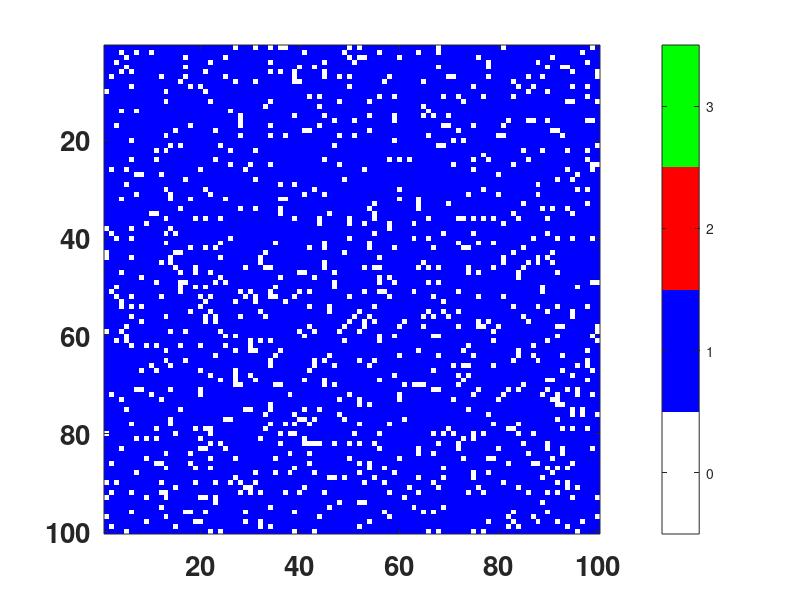
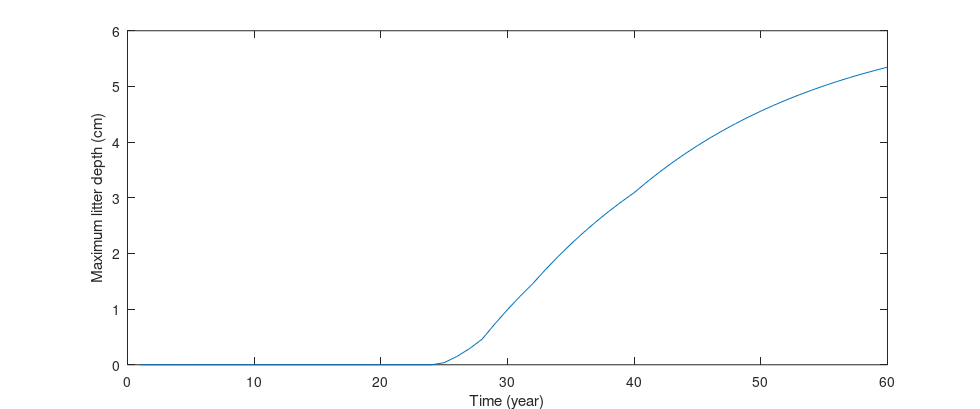
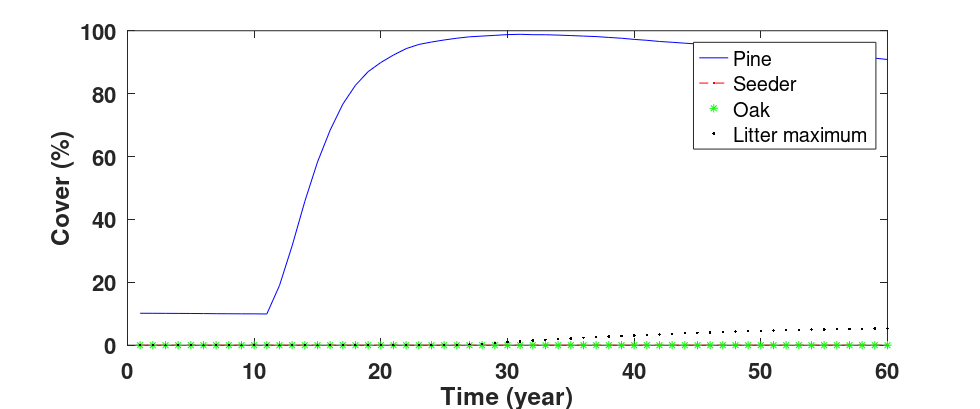

The MATLAB source for these figures, in order:
%Model PT fire
%CASCADE project
%Asynchronous CA
%Vasques et al. 2014-2015 (model development)
%PROBABILITY MARA'S - MODIFIED FROM ALAIN'S
% ------------------------------------------------------------------------

close all
clear all

%Parameter values
%-------------------------------------------------------------------------
%PER SPECIES

%%% PINE
AgeMP=10;                 % Age of maturity pine %start at 6 and regularly 10-15 % in Cronk and Fuller, 1995 [year]
%SeedFP=1000;             % Seed production per pine mature tree number of seeds per cone (63)* cone per tree (15) Vega et al 2008
SeedFP=100;               % Reduced in 10 times as in Quercus
LSP= 100;                 % Life span of pine % in "practices centro pinus" [year]
canopyBank=0.5;           % Percent of the seeds that are stored in the canopy maybe reduce it too many pines
ReleaseSeeds=0;           % Pine seeds in the canopy that are released after the fire% not used in the current version
SBP1=0;                   % !SBP1 and SBP2 are only ways of initializing the seed bank every year
SBP2=0;
SBPC=0;                   % Initialization seed bank pine canopy
Pine=0;                   % will count the number of cells with pine

%%% SEEDER
AgeMS=3;                  % Age of maturity seeder % field obs Calluna 1 [year]; Cistus 3 years ref
SeedFS=100;
%SeedFS=1000;             % Seed production per plant/occupied cell approx value ADJUST
LSS=30;                   % Life span calluna % in woodland education centre [year]
Seeder=0;                 % will count the number of cells with seeder

%%% OAK
%AgeMO=50;                % Age of maturity % Kew % [year]% !Pausas 1999 has maturity = 15!
AgeMO=20;                 % According to Ramon an oak can produce acorns after 15-20 years
%SeedFQ=12;               % Seed production oak per occupied cell - 120 acorns per tree refered in Martin?k et al. 2014% [n/m2/year]
SeedFQ=10;
%SeedFQ=5;                % Oak does not produce seeds, it creates a reserve of saplings in the understory
BirdSeedN=0;
%BirdSeedN=5;             % Annual seed input by birds - average values Q. suber Pons and Pausas 2007 50seeds per hectar - this value depends on surrounding populations
%BirdSeedN=5000;              % to experiment
RespAge=1;                % ONLY OAKS OLDER THAN THIS AGE CAN RESPROUT
%RespAge=10;              % RESPROUT ABILITY at X years - for experiments

%LSO= 1000;               % Life span quercus robur % in forestar;
LSO=500;                  % this was reduced by half to be more realistic (also in the calculations of mortality)
Oak=0;                    % will count the number of cells with oak

%LITTER RELATED
minG= [0 0 0.3];          % minimum germination first pine second seeder third oak
maxG= [0.9 0.9 0.9];      % maximum germination first pine second seeder third oak
ProbPZeroL=0.7;           % Germination probability for pine when litter=0 cm
LitThreshP=3;             % Litter threshold for Pine above which ~no germination (cm)
LitThreshS=2;             % Litter threshold for seeders above which ~no germination (cm)
lrate=0.08;               % Indication from literature: rate of litter deposition [cm/year] Fernandes et al 2004 have 0.42; Indication from Ramon: after 20-30 litter stabilizes 
eflit=1-0.06;             % effective litter: if 0.90 then 0.10 of the total litter is decomposed - estimated value not from literature
%lrate=0.05
ProbL=[0 0 0];            % probability of germination due to litter (first pine second seeder third oak)
amp=[0.3 0.3 0];          % amplitude of curve interaction with litter
Litter=0;                 % to sum the number of cells with litter
LitOn=1;                  % switch for litter on/off
lconv=0.5*ones(3,3);lconv(2,2)=1; %convolution matrix for the litter around pine

% GENERAL
ProbG=[0 0 0];            % probability of germination first pine second seeder third oak
ProbS= [0 0 0];           % to calculate probability based on seed prod
est= [10 100 2];         % max number of seedlings per cell CCD field from which we inferred a probability of establishment in one cell
%est= [7 400 7];          % infered probability of establishment for ProbS

SeedLoss= [0 0.10 1];     % rate seed loss soil seed bank 1 pine 2 seeder 3 oak
nrsp=length(ProbG);                   % number of species used in the model - to put in the prob expression
mort=1./[LSP,LSS,LSO];    % MORTALITY of pine, seeder, oak = 1/lifespan
AR= [0,0,0,1];            % Ability to resprout: first element is fake (bare soil); pine=0, seeder=0, oak=1;

D=0;                      % initialization of disturbance

% CONTROL CONSTANTS AND VARIABLES
StartTime= 0;             % [year]
EndTime= 60;            % [year]
StoreTime = 1;            % [year]

dt=1;                     % [year]
m= 100;                   % for size of lattice [meter]

Time = StartTime;
NrStore = 1;
StoreStep = StoreTime;
StorePine=zeros(EndTime,1);
StoreSeeder=zeros(EndTime,1);
StoreOak=zeros(EndTime,1);
StoreLitter=zeros(EndTime,1);
VectorTime=zeros(EndTime,1);

%%%------------------------------------------------------------------------
%%%INICIALIZATION OF THE MATRICES

%TC - Type of Cover: 1- pine; 2- seeder; 3- oak; Age- plant age; SB- Seed Bank); Lit- Litter
% -------------------------------------------------------------------------
TC= zeros(m,m);           % Creates a matrix of size m*m filled with zeros
Age= zeros(m,m);          % Creates a matrix of size m*m filled with zeros
Lit= zeros(m+2,m+2);      % Creates a matrix of size (m+2)*(m+2) filled with zeros - the borders should be excluded in stats done with litter
z= 8;                     % Number of neighbours
PosQSeed=zeros(m,m);      % NUMBER OF QUERCUS SEEDS PER CELL

%PLANT PINES
%TC(4:4:m-4,4:4:m-4)= 1;   % plants 1 pine every 4 meters - dense prodution stand excluding the borders
TC(3:3:m-3,3:3:m-3)=1;  % pine is planted every 3 meters, there is no gap
%between pines - homogeneous when canopy closes
%TC(40:40:m-40,40:40:m-40)= 1; % plants 1 pine every X meters - for
%experiments

%%%%%%%%%%%%%%%%%%%%%%%%%%%%%%%%%%%%%%%%%%%%%%%%%%%%%%%%%%CHECK WITH MARA%%%%%%%%%%%%%%%%

%%%Puts cover of seeder or oak randomly in the lattice
% rp=0 %initializes rand perm
% rp=randperm(m*m);
% s=500%puts a number of cells occupied with seeder or oak(in this case seeders in a random manner) 
% TC(rp(1:s))=3;

%SB=[0 100*m*m 0+randi(BirdSeedN,1)]; %NOT for pine!! initial seed bank %comment this on the multiruns
SB=[0 0 0]; %previous number of seeds changing
%initial conditions for seeder and oak, pine is planted but can also be seeded randomly
%SBP1=100*m*m %to start the seeds of pine


%%%%% CODE FOR MULTIRUNS %%%%%%%
%nruns=10;
% maxseedSeed=10:100:1000; % makes runs changing the parameter of SB (2) between the three values determined and keeping all other values fixed
%BirdSeedN=1:5:50;
% save('par.mat') % SAVE ALL THE PARS THAT ARE COMMON TO ALL THE RUNS
% 
% for k=1:length(maxseedSeed)
% for x=1:length(BirdSeedN)
%     
%     SB=[0 maxseedSeed(k) 0+randi(BirdSeedN,1)];
%     %     filename=strcat(['par',num2str(k),'.mat']);
%     %     save(filename)


%%%%%%%%%%%%%%%%%%%%%%%%%%%%%%%%%%%%%%%%%%%%%%%%%%%%%%%%%%%%%%%%%%%%%%%%%% check WITH MARA 

%%%%HAVE ONLY 2-3 REPEATED FIRES AND THEN NO FIRES AGAIN

%%%VECTOR OF FIRE OCCURRENCE
D=0*[StartTime:dt:EndTime];%#ok<NBRAK>
tf=40000    %no disturbance
%tf=40;                     %time without fires
fireret=7;                 %interval between fires - fire return
rand('state',121)

while tf<70 %EndTime % here I've substituted EndTime for the time when I want disturbance to stop
    tf=tf-fireret*log(rand(1,1)); %stochastic fire recurrence Baudena et al 2010
    D(round(tf))=1;
end

%--------------------------------------------------------------------------
%%%%%%%%%%%%%%%%%%%%%DYNAMIC LOOP%%%%%%%%%%%%%%%%%%%%%%%%%%%%%%%%%%%%%%%%%
%--------------------------------------------------------------------------

while Time < EndTime
    Time= Time+dt
    %%%% Creates LITTER in the neighborhod of pine (8 neighbors)+ pine
    %%%if TC(Age>AgeMP)==1 %if in the first years pine do not create litter
    [x,y]=find(TC==1&Age>AgeMP); %finds cells =1 in the whole matrix - already has if
    x=x+1;y=y+1;
    for i=1:length(x)
        %%%%%%%%%%%%%%%%%%%%%%%%%%%%%%%%%%%%%%%%%%%%%%%%%%%%%%%%%%%%%%%%%% WITH MARA - CHANGE THE LITTER ACCUMULATION AND TRANSFORM IT IN A
        %%%%%% SIGMOID CURVE where the equilibrium - between accumulation and decomposition is attained after 30-40 years - GET THESE VALUES Pausas or other literature%%%%
        Lit(x(i)-1:x(i)+1,y(i)-1:y(i)+1)=Lit(x(i)-1:x(i)+1,y(i)-1:y(i)+1)+lrate*lconv*dt;
        %%%% consider adding litter in the neighbourhood of oak (?) not
        %%%% needed in this time frame?
    end
    
    % SEED BANK CALCULATION (ONCE A YEAR)
    
    %PINE soil seeds (SB1) and canopy seeds (SBPC)
    SB(1)=SBP1+SBP2+SeedFP*(1-canopyBank)*sum(sum(TC(Age>AgeMP)==1));% Pine TWO YEARS OF SEED LIFE; 1-canopybank is doing the same as canopy bank, i.e. *0.5
    SBPC=SBPC+SeedFP*canopyBank*sum(TC(Age>AgeMP)==1); 
    %SEEDER
    SB(2)=SB(2)+SeedFS*(sum(sum(TC==2)))-SeedLoss(2)*SB(2);           % LONG SEED LIFE
    %OAK
    SB(3)=0;
    %SB(3)=SeedFQ*(sum(sum(TC(Age>AgeMO)==3)))+randi(BirdSeedN,1);     % NO MEMORY
    % puts the seeds of oak that arrive in random coordinates of the lattice
    % NEW WAY
    for kk=1:SB(3) %only happens if SB3 is bigger than 1
        cc=randi(m,1,2);%c2=randi(m,1,1);
        PosQSeed(cc(1),cc(2))=PosQSeed(cc(1),cc(2))+1;
    end
    
    %------------------------------------------------------------------
    % COLONIZATION OF AN EMPTY CELL AND MORTALITY FOR VEGETATED CELLS
    %------------------------------------------------------------------
    % At each time step tests who is going to colonize an empty cell in the lattice based on the
    % availiable seeds (seed bank) and on litter
    for i = 1 : m
        for j=1:m
            test=rand*nrsp; %RANDOM NUMBER BETWEEN 0 AND THE NUMBER OF SPECIES (LENGTH(PROBg=3))
            if TC(i,j)==0 % colonization/germination

                %%% TERM FOR PROBABILITY OF COLONIZATION vs. NUMBER OF SEEDS AND ESTABLISHMENT
                
                ProbS(1)=1-(1-1/est(1))^(SB(1)/m/m);
                ProbS(2)=1-(1-1/est(2))^(SB(2)/m/m); % FOR PINE AND SEEDERS, SEEDS ARE EQUALLY SPREAD THROUGHOUT THE CELLS; this was taken in the paper: Cannas et al. 2003
                % for oak the seeds are not divided by the laticce (too
                % little) but are spread over the lattice instead
                ProbS(3)=1-(1-1/est(3))^PosQSeed(i,j); %if ProsQSeed=0 the whole term goes to zero
                
                %%%COLONIZATION vs LITTER
                
                ProbL(1)=(maxG(1)+minG(1))/2+(maxG(1)-minG(1))/2*tanh((LitThreshP-Lit(i+1,j+1))/amp(1)) ...
                    -(maxG(1)-ProbPZeroL)*exp(-2/LitThreshP*exp(1)*Lit(i+1,j+1)); % PINE
                ProbL(2)=(maxG(2)+minG(2))/2+(maxG(2)-minG(2))/2*tanh((LitThreshS-Lit(i+1,j+1))/amp(2)); % SEEDER ampS=0.3 max=.9 min=0.
                ProbL(3)=maxG(3)-(maxG(3)-minG(3))*exp(-Lit(i+1,j+1)); % QUERCUS
                ProbL=ProbL*LitOn+(1-LitOn)*[1 1 1];% term for test IN ABSENCE of litter
                
                % COMBINING PROBABILITIES OF ESTABLISHMENT DUE TO SEED
                % NUMBERS AND LITTER % version Mara i.e. prob only needs to
                % be <than 3 and we don't multiply by dt anymore)
                
                ProbG=ProbL.*ProbS; %term for test with litter
                
                if test>ProbG(1)+ProbG(2)+ProbG(3)
                    TC(i,j)=0; %this was modified to make the code faster so if the cell is not colonized it stops running here
                elseif test>ProbG(1)+ProbG(2)
                    TC(i,j)=3;
                    Age(i,j)=dt;
                elseif test>ProbG(1)
                    TC(i,j)=2;
                    Age(i,j)=dt;
                    SB(2)=SB(2)-100; % FOR EVERY ADULT SHRUB SEEDER OCCUPYING A CELL 100 (?) SEEDS ARE LOST
                else
                    TC(i,j)=1;
                    Age(i,j)=dt;
                end
            else
                Age(i,j)=Age(i,j)+dt;
                Lit(i+1,j+1)=eflit*Lit(i+1,j+1); % effective litter, i.e. litter that is not degraded and remain for the years after
                
                if test< mort(TC(i,j))*dt %determines if a cell dies, mort is defined according to life span
                    TC(i,j)=0;
                    Age(i,j)=0;
                end
            end
        end
    end
    
    
    %%%% DISTURBANCE
    % the rest of the disturbance term is at the beggining of the code
    D1=D(Time);
    if D1== 1
        'fire';
        %HIGH SEVERITY
        Lit(:,:)=0;
        %LOW SEVERITY NOT CHECKED YET
        %%%%%%%%%%%%%%%%%%%%%%%%%%%%%%%%%%%%%%%%%%%%%%%%%%%%%%%%%%%%%%%%%%%%%%%%%%%%%%%SEE WITH MARA
        %Lit(:,:)=Lit(:,:) %leaves from the canopy fall creating a litter
        %layer - for simplification purposes the litter in the soil is
        %maintained - it is porportional to the canopy cover anyway
        for i=1:m
            for j=1:m
                % PINES AND SEEDERS DIE; QUERCUS RESPROUTS IF OLDER OR
                % EQUAL THEN Respage
                % Kind IS A TRICK TO AVOID IF STRUCTURE (IF AGE>RespAge THEN RESPROUT)
                kind=floor(AR(TC(i,j)+1)*Age(i,j)/RespAge);
                kind=round(kind/(kind+eps));
                TC(i,j)= TC(i,j)*kind;
                Age(i,j)= Age(i,j)*kind;
            end
        end
        % PINE CANOPY SEEDS FALL INTO SEEDBANK
        SB(1)= SBPC; %the production of seeds when there is a fire is the total of the canopy seeds produced until that moment
        SBP1=0;SBPC=0; %SBP2=0; Not needed to put sbp2 to zero
    end
    
    % UPDATE OF THE PINE SEEDBANK
    SBP2=0.5*SBP1; % PINE SEED BANK OF TWO YEARS BEFORE IS 50%
    SBP1=SB(1);% PINE SEED BANK OF 1 YEAR BEFORE
    
   
    
    % RESETS NUMBER OF QUERCUS SEEDS TO ZERO FOR NEXT YEAR
    PosQSeed=0*PosQSeed;      % NUMBER OF QUERCUS SEEDS PER CELL
    
    % Store variables for plotting
    Pine=sum(sum(TC==1));
    Seeder=sum(sum(TC==2));
    Oak=sum(sum(TC==3));
%   Litter=sum(sum(Lit>4));
    Litter=max(max(Lit(m,m)));%sum(sum(Lit))/m/m;
    %AgeMTX=mean(mean(Age));
    
    StorePine(NrStore) = Pine; % NOTICE THESE VECTORS ARE AS LONG AS ENDTIMES, and as wide as 1 (vector not matrices)
    StoreSeeder(NrStore) = Seeder;
    StoreOak(NrStore) = Oak;
    StoreLitter(NrStore)= Litter;
    %StoreAge(NrStore)=AgeMTX; %correct this
    VectorTime(NrStore)= Time;
    NrStore = NrStore+1;
    StoreTime = StoreStep;

end


%%%%% MULTIRUNS CODE
 
%     %     filename=strcat(['fire',num2str(k),'.mat' ]);
%     %     save(filename,'StorePine','StoreSeeder','StoreOak','VectorTime','')
%     filename=strcat(['seedstart',num2str(maxseedSeed(k)),'.mat' ]);
%     save(filename,'StorePine','StoreSeeder','StoreOak','VectorTime','SB')
%     %matr=[StorePine,StoreSeeder,StoreOak,VectorTime];
%     %  save(filename,'matr','-ascii')
% end
% end
%%% Plots final figure of vegetation
figure
white=[1 1 1];
blue=[0 0 1];
red=[1 0 0];
green=[0 1 0];
VegetationColormap=[white; blue;red;green];
h=subplot(1,1,1);
imagesc(TC)
set(h,'Clim',[-0.5 3.5]);
set(gca,'FontSize',20,'fontWeight','bold')
colormap(VegetationColormap);
colorbar
drawnow; pause

if LitOn==1
%%%figure for Litter depth over time
figure
set(gcf,'Position',[374 407 981 410],'PaperPositionMode','auto');
plot(VectorTime,StoreLitter)
xlabel('Time (year)');
ylabel ('Maximum litter depth (cm)');

    %%%Plotting over time
figure
plot(VectorTime,StorePine/m/m*100,'b', VectorTime,StoreSeeder/m/m*100, 'r--.', VectorTime,StoreOak/m/m*100, 'g*', VectorTime,StoreLitter, 'k.')%, VectorTime,StoreAge,'gr')
legend('Pine','Seeder','Oak', 'Litter maximum')%, 'Average age')
set(gca,'fontsize',14, 'fontWeight','bold');
set(gcf,'Position',[374 407 981 410],'PaperPositionMode','auto');
set(gca,'fontsize',16, 'fontWeight','bold');
xlabel('Time (year)');
ylabel ('Cover (%)');

else
    
figure
plot(VectorTime,StorePine/m/m*100,'b', VectorTime,StoreSeeder/m/m*100, 'r--.', VectorTime,StoreOak/m/m*100, 'g*')%, VectorTime,StoreAge,'gr')
legend('Pine','Seeder','Oak') %, 'Average age')
set(gca,'fontsize',14, 'fontWeight','bold');
set(gcf,'Position',[374 407 981 410],'PaperPositionMode','auto');
set(gca,'fontsize',16, 'fontWeight','bold');
xlabel('Time (year)');
ylabel ('Cover (%)');
end
% saveas(gcf,'figureTime.png','png')
